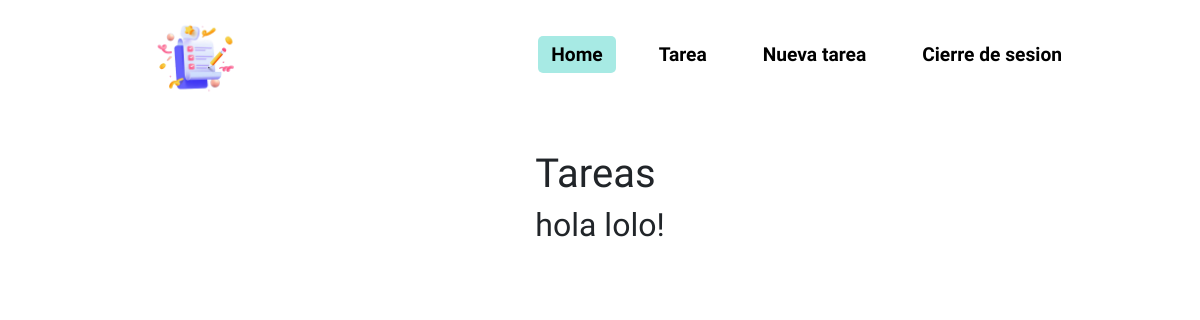
The page /tasks/ (signed in) on the database as committed earlier.
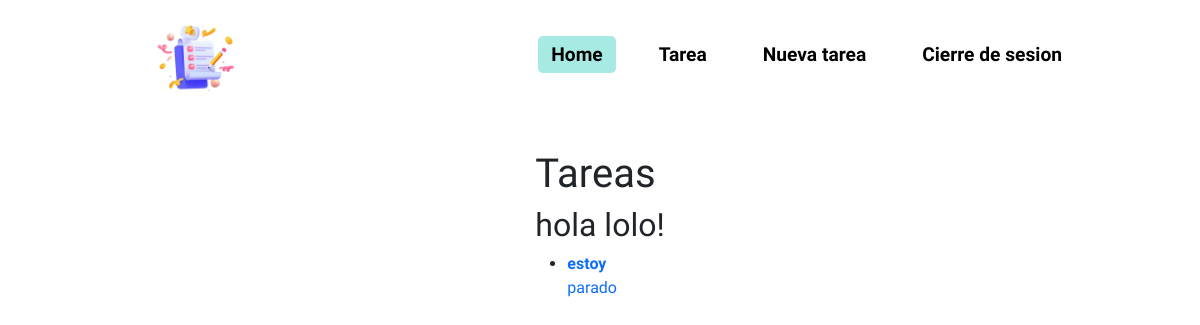
The same page on the database as committed later.
### App/models.py (models this page shows, shortened)
class Tasks(models.Model):                                       # Se crea una tabla para las tareas
    title = models.CharField( max_length = 100 )                 # Se crea campo de tipo caracter con maximo de 100 caracteres para el titulo de la tarea
    description = models.TextField( blank = True )               # Se crea campo de texto para descripcion de la tarea
    created = models.DateTimeField( auto_now_add = True )        # Se crea un campo para registrar el momento actual en que se crea la tarea
    datecompleted = models.DateTimeField( null = True, blank = True )          # Se crea un campo para registrar fecha de tarea cumplida
    important = models.BooleanField( default = True )            # Se crea un campo check para indicar si latarea es importante
    user = models.ForeignKey( User, on_delete = models.CASCADE ) # Se crea un campo user para vincular con la DB de user

### App/views.py (the view)
# urls.py: path('tasks/', tasks, name='tasks'),                             # Vista tareas
def tasks(request):
    tasks = Tasks.objects.filter( user = request.user, datecompleted__isnull = True)
    return render(request, 'App/tasks.html', {
        'tasks' : tasks
    })                          # Se genera vista de tareas

### App/templates/App/tasks.html (shortened to what this page needs)
{% extends 'App/base.html' %}
{% block content %}
    <section>
        <h1>Tareas</h1>
        <h2>hola {{user}}!</h2>
        <ul>
            {% for task in tasks %}
            <li>
              <a href="{% url 'tasks_detail' task.id %}">
                {% if task.important %}
                <strong>{{task.title}}</strong>
                {% else %} {{task.id}} {{task.title}} {% endif %}
                <p>{{task.description}}</p>
              </a>
            </li>
            {% endfor %}
          </ul>
    </section>
{% endblock %}

Rows that differ between the two databases and show on the page:
added Tasks: title "estoy", description "parado"
